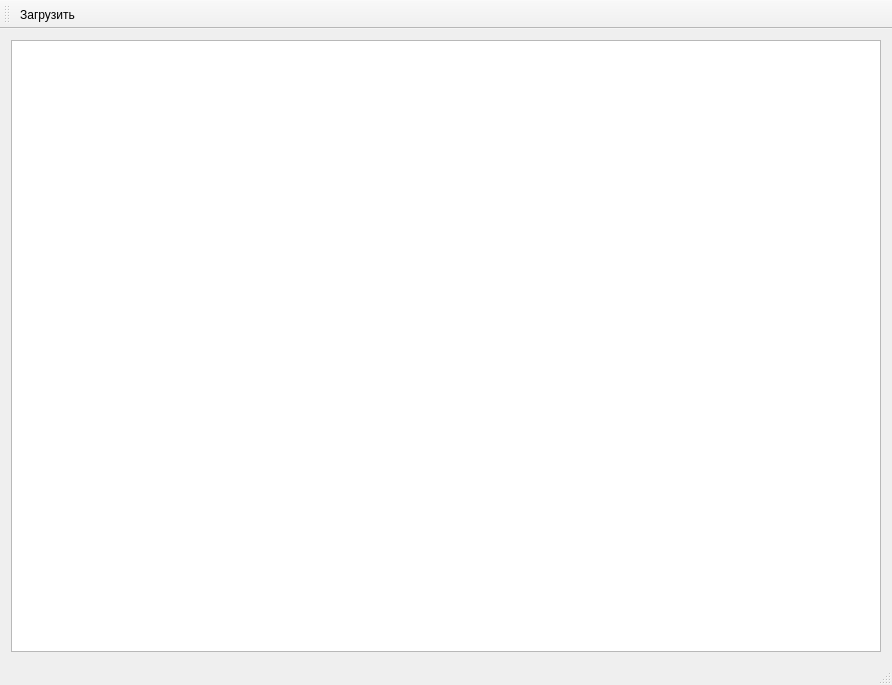
<?xml version="1.0" encoding="UTF-8"?>
<ui version="4.0">
 <class>LoadSchemaClass</class>
 <widget class="QMainWindow" name="LoadSchemaClass">
  <property name="geometry">
   <rect>
    <x>0</x>
    <y>0</y>
    <width>892</width>
    <height>685</height>
   </rect>
  </property>
  <property name="sizePolicy">
   <sizepolicy hsizetype="Expanding" vsizetype="Expanding">
    <horstretch>0</horstretch>
    <verstretch>0</verstretch>
   </sizepolicy>
  </property>
  <property name="windowTitle">
   <string>LoadSchema</string>
  </property>
  <widget class="QWidget" name="centralWidget">
   <layout class="QVBoxLayout" name="verticalLayout">
    <item>
     <widget class="OptimaView" name="graphicsView"/>
    </item>
   </layout>
  </widget>
  <widget class="QMenuBar" name="menuBar">
   <property name="geometry">
    <rect>
     <x>0</x>
     <y>0</y>
     <width>892</width>
     <height>18</height>
    </rect>
   </property>
  </widget>
  <widget class="QToolBar" name="mainToolBar">
   <attribute name="toolBarArea">
    <enum>TopToolBarArea</enum>
   </attribute>
   <attribute name="toolBarBreak">
    <bool>false</bool>
   </attribute>
   <addaction name="action"/>
  </widget>
  <widget class="QStatusBar" name="statusBar"/>
  <action name="action">
   <property name="icon">
    <iconset>
     <normaloff/>
    </iconset>
   </property>
   <property name="text">
    <string>Загрузить</string>
   </property>
  </action>
 </widget>
 <layoutdefault spacing="6" margin="11"/>
 <customwidgets>
  <customwidget>
   <class>OptimaView</class>
   <extends>QGraphicsView</extends>
   <header>optimaview.h</header>
  </customwidget>
 </customwidgets>
 <resources>
  <include location="loadschema.qrc"/>
 </resources>
 <connections>
  <connection>
   <sender>action</sender>
   <signal>triggered()</signal>
   <receiver>LoadSchemaClass</receiver>
   <slot>loadXml()</slot>
   <hints>
    <hint type="sourcelabel">
     <x>-1</x>
     <y>-1</y>
    </hint>
    <hint type="destinationlabel">
     <x>299</x>
     <y>199</y>
    </hint>
   </hints>
  </connection>
 </connections>
 <slots>
  <slot>loadXml()</slot>
  <slot>pointerGroupClicked(int)</slot>
 </slots>
</ui>
